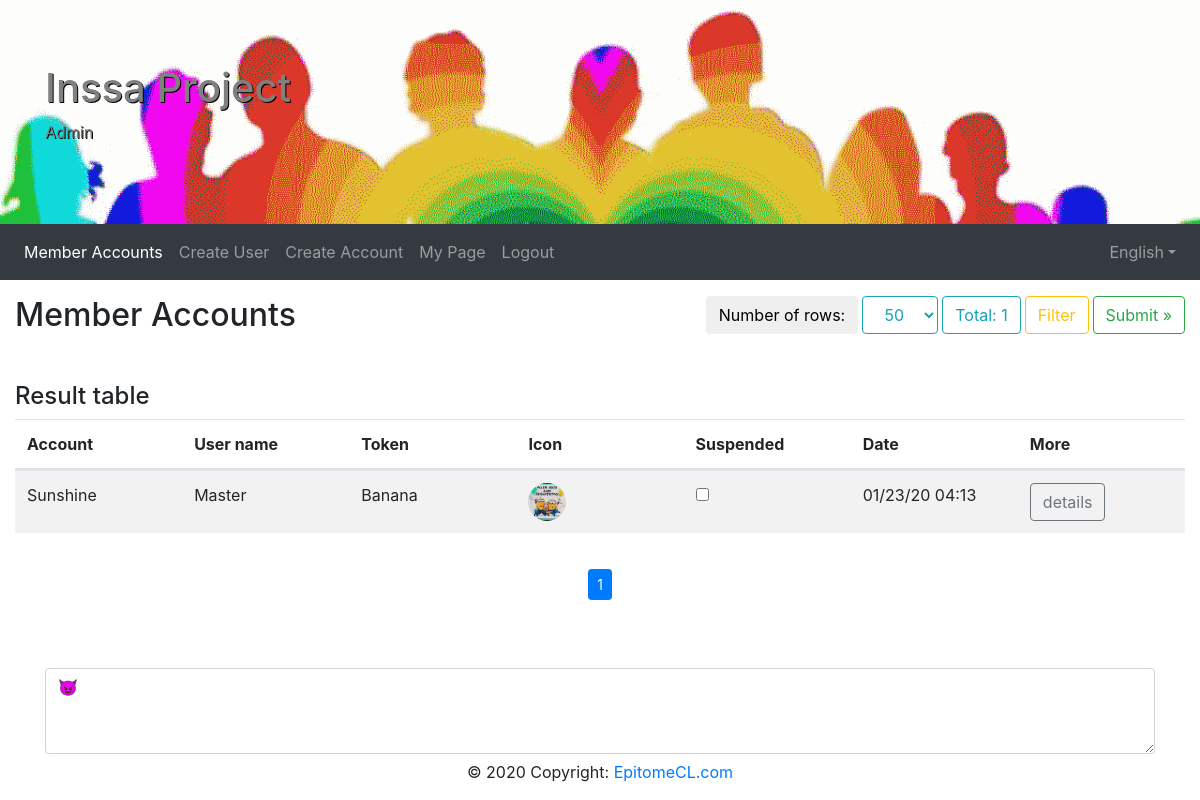
Screenshot of /index.php?module=admin (signed in) with the database file from the repository.
### tables this page shows
CREATE TABLE `account` (
  `account_id` int(11) NOT NULL,
  `user_id` int(11) NOT NULL,
  `name` varchar(64) NOT NULL,
  `token` varchar(64) NOT NULL,
  `symbol` varchar(6) NOT NULL,
  `icon` varchar(255) NOT NULL,
  `suspended` int(1) NOT NULL,
  `community` int(1) NOT NULL,
  `modified` timestamp NOT NULL DEFAULT CURRENT_TIMESTAMP,
  `created` timestamp NOT NULL DEFAULT CURRENT_TIMESTAMP
);

CREATE TABLE `user` (
  `user_id` int(11) NOT NULL,
  `name` varchar(32) NOT NULL,
  `email` varchar(128) NOT NULL,
  `password` varchar(64) NOT NULL,
  `salt` varchar(64) NOT NULL,
  `comment` varchar(1000) NOT NULL,
  `birthday` date NOT NULL,
  `modified` timestamp NOT NULL DEFAULT CURRENT_TIMESTAMP,
  `created` timestamp NOT NULL DEFAULT CURRENT_TIMESTAMP
);

### classes/modules/Admin.php (called while the page is built, shortened)
<?php
class Admin {
	private $mysqli;
	public function __construct($mysqli) {
		$this->mysqli = $mysqli;
	}
	public function doGet($page, $itemsPerPage, $searchText, $tokenName, $suspended, $lang) {
		$mysqli = $this->mysqli;
		$module = (new \ReflectionClass($this))->getShortName();
		$obj = $this->getData($mysqli, $page, $itemsPerPage, $searchText, $tokenName, $suspended);
		$total = $obj->total;
		$page = $obj->page;
		$pages = $obj->pages;
		$itemsPerPage = $obj->itemsPerPage;
		$queryString = $this->getQueryString(array("module" => $module, "itemsPerPage" => $itemsPerPage, "suspended" => $suspended, "searchText" => $searchText, "tokenName" => $tokenName));
		require_once(sprintf("AdminView_%s.php", $lang));
	}
	private function getTokenNameOption($mysqli) {
		$data = array();
		return $data;
	}
	private function getQueryString($array) {
		$items = array();
		$params = array_filter($array);
		foreach ($params as $key => $value) {
			array_push($items, sprintf("&%s=%s", $key, urlencode($value)));
		}
		return implode($items);
	}
	private function getTokenImage($source) {
		return $source;
	}
	private function getData($mysqli, $page, $itemsPerPage, $searchText, $tokenName, $suspended) {
		$total = 0;
		$data = array();
		$where = array();
		$sql = "SELECT COUNT(DISTINCT account.account_id) AS total FROM account ";
		$sql .= "LEFT JOIN user ON (user.user_id = account.user_id) ";
		$sql .= "LEFT JOIN token ON (token.account_id = account.account_id) ";
		$sql .= "WHERE account.community = 0 ";
		$sql .= implode("AND ", $where);
		if ($result = $mysqli->query($sql)) {
			while ($row = $result->fetch_assoc()) {
				$total = intval($row["total"]);
			}
		}
		$itemsPerPage = ($itemsPerPage == 0) ? 50 : $itemsPerPage;
		$page = ($page == 0) ? 1 : $page;
		$pages = ceil($total / $itemsPerPage);
		$start = ($page - 1) * $itemsPerPage;
		$sql = "SELECT DISTINCT account.account_id AS accountId, account.name AS accountName, account.suspended, ";
		$sql .= "user.name AS userName, account.token AS tokenName, account.icon AS tokenIcon, account.symbol AS tokenSymbol, ";
		$sql .= "date_format(account.modified, '%m/%d/%y %H:%i') AS datetime ";
		$sql .= "FROM account ";
		$sql .= "LEFT JOIN user ON (user.user_id = account.user_id) ";
		$sql .= "WHERE account.community = 0 ";
		$sql .= implode("AND ", $where);
		$sql .= "ORDER BY user.email, tokenName ";
		$sql .= sprintf("LIMIT %d, %d", $start, $itemsPerPage);
		if ($result = $mysqli->query($sql)) {
			while ($row = $result->fetch_assoc()) {
				$row["tokenIcon"] = $this->getTokenImage($row["tokenIcon"]);
				array_push($data, $row);
			}
		}
		$obj = new \stdClass;
		$obj->total = $total;
		$obj->data = $data;
		$obj->page = $page;
		$obj->pages = $pages;
		$obj->itemsPerPage = $itemsPerPage;
		return $obj;
	}
}

### classes/modules/AdminView_us.php (the view, shortened to what this page needs)
<!DOCTYPE html>
<html lang="en">
<head>
  <link rel="stylesheet" href="https://maxcdn.bootstrapcdn.com/bootstrap/4.1.3/css/bootstrap.min.css">
  <link href="https://cdn.jsdelivr.net/gh/gitbrent/bootstrap4-toggle@3.6.1/css/bootstrap4-toggle.min.css" rel="stylesheet">
  <link href="https://cdnjs.cloudflare.com/ajax/libs/flag-icon-css/3.1.0/css/flag-icon.min.css" rel="stylesheet">
</head>
<body>
<div class="jumbotron jumbotron-fluid mb-0">
  <div class="container">
    <h1>Inssa Project</h1>
    <p>Admin</p>
  </div>
</div>
<nav class="navbar navbar-expand-sm bg-dark navbar-dark">
	<div class="collapse navbar-collapse" id="collapsibleNavbar">
		<ul class="navbar-nav">
			<li class="nav-item">
				<a class="nav-link active" href="<?php echo $_SERVER['PHP_SELF']; ?>?module=admin">Member Accounts</a>
			</li>
			<li class="nav-item">
				<a class="nav-link" href="<?php echo $_SERVER['PHP_SELF']; ?>?module=usercreate">Create User</a>
			</li>
			<li class="nav-item">
				<a class="nav-link" href="<?php echo $_SERVER['PHP_SELF']; ?>?module=accountcreate">Create Account</a>
			</li>
			<li class="nav-item">
				<a class="nav-link" href="<?php echo $_SERVER['PHP_SELF']; ?>?module=mypage">My Page</a>
			</li>
			<li class="nav-item">
				<a class="nav-link" href="<?php echo $_SERVER['PHP_SELF']; ?>?module=logout">Logout</a>
			</li>
		</ul>
		<ul class="navbar-nav ml-auto">
			<li class="nav-item dropdown">
				<?php $language = trim(array("de"=>"Deutsch", "us"=>"English", "kr"=>"한국어")[$lang]); ?>
				<a class="nav-link dropdown-toggle" id="dropdownlang" data-toggle="dropdown" aria-haspopup="true" aria-expanded="false"><span class="flag-icon flag-icon-<?php echo $lang; ?>"> </span> <?php echo $language; ?></a>
			</li>
		</ul>
	</div>
</nav>
<section class="container-section">
	<div class="container-fluid mb-4">
		<form method="get" action="<?php echo $_SERVER['PHP_SELF']; ?>" name="filter">
			<div class="row pb-4">
			  <div class="col-sm-5"><h2>Member Accounts</h2></div>
			  <div class="col-sm-7">
				<div class="btn-toolbar justify-content-end">
				<button type="button" class="btn ml-1 mb-1">Number of rows:</button>
					<select class="btn btn-outline-info ml-1 mb-1" id="itemsPerPage" name="itemsPerPage" onchange="if(this.value != 0) { this.form.submit(); }">
					<?php for ($index = 25; $index <= 250; $index+=25): ?>
					<?php printf("<option value=\"%d\"%s>%s</option>", $index, ($index == $itemsPerPage) ? " selected=\"selected\"": "", $index); ?>
					<?php endfor; ?>
					</select>
					<button type="button" class="btn btn-outline-info ml-1 mb-1">Total: <?php echo $total; ?></button>
					<button type="button" class="btn btn-outline-warning ml-1 mb-1" data-toggle="collapse" data-target="#filter">Filter</button>
					<button type="submit" class="btn btn-outline-success ml-1 mb-1">Submit »</button>
				</div>
			  </div>
			</div>
		</form>
		<div class="row mb-3">
			<div class="col">
			<?php if (count($data) > 0) { ?>
				<div class="table-responsive viewTokenTransactionHistory">
					<h4 class="mt-3">Result table</h4>
					<table class="table table-striped history">
						<thead>
							<tr class="m-0 d-flex">
								<th class="col">Account</th>
								<th class="col">User name</th>
								<th class="col">Token</th>
								<th class="col">Icon</th>
								<th class="col">Suspended</th>
								<th class="col">Date</th>
								<th class="col">More</th>
							</tr>
						</thead>
						<tbody>
						<?php foreach ($data as $row): ?>
							<tr class="m-0 d-flex">
								<td class="col"><?php echo trim($row["accountName"]); ?></td>
								<td class="col"><?php echo trim($row["userName"]); ?></td>
								<td class="col"><?php echo trim($row["tokenName"]); ?></th>
								<td class="col">
									<img src="<?php echo trim($row["tokenIcon"]); ?>" style="height:38px;" class="rounded-circle" title="<?php echo trim($row["tokenSymbol"]); ?>">
								</td>
								<td class="col">
									<input type="checkbox" data-id="<?php echo intval($row["accountId"]); ?>" name="suspended" <?php echo (intval($row["suspended"]) == 1) ? "checked=\"checked\"" : ""; ?> data-size="sm" data-toggle="toggle" data-on="Yes" data-off="No" value="1" data-onstyle="danger" data-offstyle="success">
								</td>
								<td class="col"><?php echo trim($row["datetime"]); ?></td>
								<td class="col">
									<form method="get" action="<?php echo $_SERVER['PHP_SELF']; ?>">
										<button type="submit" data-transactionid="<?php echo intval($row["accountId"]); ?>" class="btn btn-outline-secondary">details</button>
									</form>
								</td>
							</tr>
						<?php endforeach; ?>
						</tbody>
					</table>
				</div>
			<?php } ?>
			</div>
		</div>
		<div class="row">
			<div class="col">
				<div class="nav-scroller py-1 mb-2">
					<nav class="nav d-flex justify-content-center">
						<ul class="pagination pagination-sm flex-sm-wrap">
						<?php for($index = 1 ; $index <= $pages; $index++): ?>
					<li class="page-item<?php echo ($page == $index) ? " active" : ""; ?>">
						<a class="page-link" href="<?php echo $_SERVER['PHP_SELF']; ?>?page=<?php echo $index.$queryString; ?>"><?php echo $index; ?></a>
					</li>
					<?php endfor; ?>
						</ul>
					</nav>
				</div>
			</div>
		</div>
	</div>
</section>
<div class="container mb-3">
	<div class="row mb-3">
		<div class="col-sm-12">
			<textarea class="form-control" id="jsondata" rows="3">&#x1F608;</textarea>
		</div>
	</div>
</div>
<footer class="page-footer font-small pt-4 fixed-bottom">
	<div class="footer-copyright text-center py-3">© <?php echo date("Y");?> Copyright:
		<a href="https://epitomecl.com"> EpitomeCL.com</a>
	</div>
</footer>
</body>
</html>

### classes/modules/AdminView_us.php (style rules this page uses)
.jumbotron { background-color: lightgray; background-image: url(images/jumbotron.png); background-size: cover; height: 100%; color: gray; text-shadow: 1px 1px #000; }
.container-section { padding-top: 1rem; padding-bottom: 1rem; }

### rows the page displays
account: name "Sunshine", user.name "Master", token "Banana", icon (picture), datetime "01/23/20 04:13"

### other values shown
$language "English"
$total "1"
form field itemsPerPage "50"
